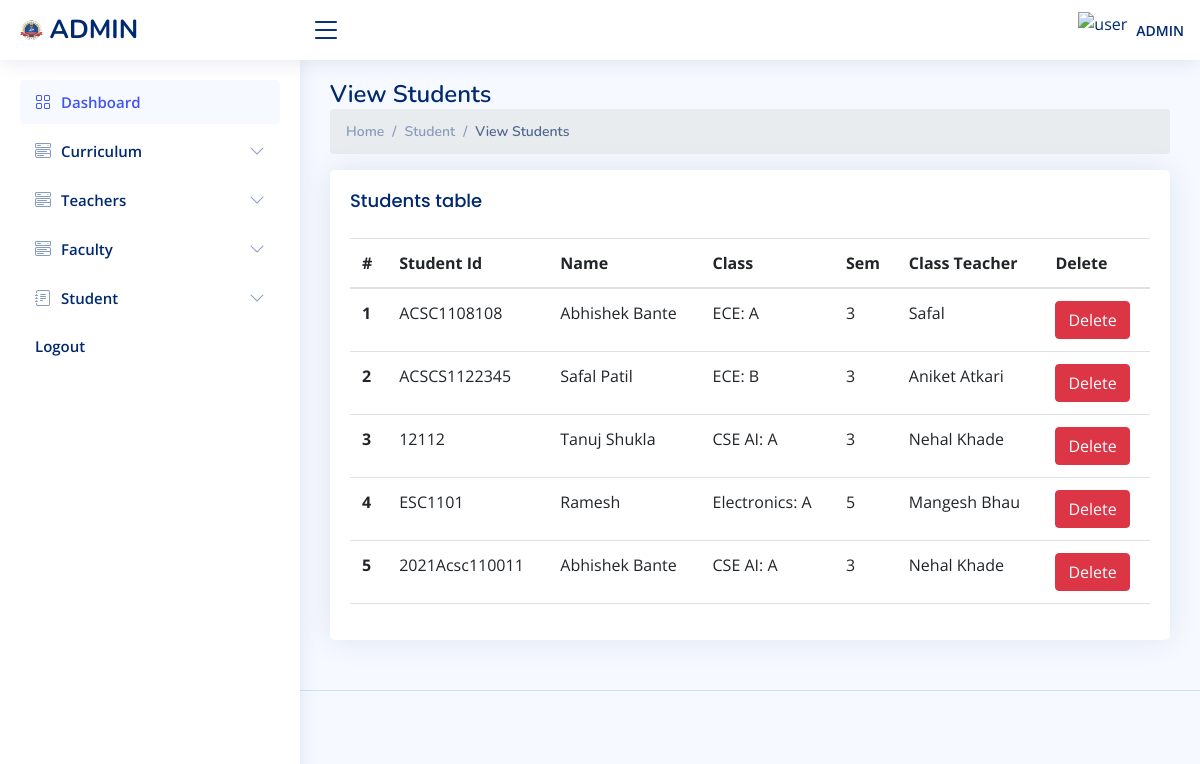
The app's page /admin/view_student.php (signed in) with its own data.
### tables this page shows
CREATE TABLE `student` (
  `id` varchar(255) NOT NULL,
  `name` text NOT NULL,
  `father_name` text NOT NULL,
  `mother_name` text NOT NULL,
  `email` text DEFAULT NULL,
  `personal_mobile` text DEFAULT NULL,
  `father_mobile` text DEFAULT NULL,
  `mother_mobile` text DEFAULT NULL,
  `address` text DEFAULT NULL,
  `birth_day` varchar(15) DEFAULT NULL,
  `gender` text DEFAULT NULL,
  `religion` text DEFAULT NULL,
  `ssc_school` text DEFAULT NULL,
  `ssc_roll` varchar(11) DEFAULT NULL,
  `ssc_board` text DEFAULT NULL,
  `ssc_year` varchar(255) NOT NULL,
  `ssc_result` double DEFAULT NULL,
  `hsc_school` text DEFAULT NULL,
  `hsc_roll` varchar(11) DEFAULT NULL,
  `hsc_board` text DEFAULT NULL,
  `hsc_year` varchar(255) NOT NULL,
  `hsc_result` double DEFAULT NULL,
  `date` varchar(25) DEFAULT NULL
);

CREATE TABLE `dept` (
  `dept_id` int(11) NOT NULL,
  `name` varchar(255) NOT NULL,
  `intake` varchar(255) NOT NULL
);

CREATE TABLE `class` (
  `class_id` int(11) NOT NULL,
  `dept` int(11) NOT NULL,
  `sec` varchar(15) NOT NULL,
  `sem` int(11) NOT NULL,
  `class_teacher` int(11) DEFAULT NULL
);

CREATE TABLE `teacher` (
  `tid` int(11) NOT NULL,
  `name` varchar(255) NOT NULL,
  `email` varchar(255) NOT NULL,
  `phone` varchar(15) NOT NULL,
  `salary` int(11) NOT NULL
);

### admin/connect/db.php (called while the page is built)
<?php
class connect{
    public $servername = "localhost";
    private $username = "root";
    private $password = "";
    private $dbname = "jit_college";
    public function dbconnect()
	{
		$db=mysqli_connect($this->servername,$this->username,$this->password,$this->dbname);
		return $db;
	}
}
?>

### admin/connect/fun.php (called while the page is built, shortened)
<?php
class fun
{
    private $db;
    function __construct($con)
    {
        $this->db = $con;
    }
   public function fetchDepartmentWithId($id){
        $sql = "SELECT * FROM `dept` WHERE `dept_id` = $id";
        $fetch = mysqli_query($this->db, $sql);
        return $fetch;
   }
   public function fetchSectionWithId($id){
     $sql = "SELECT * FROM `class` WHERE `class_id` = '$id'";
     $fetch = mysqli_query($this->db, $sql);
     return $fetch;
    }
    public function fetchTeacherWithId($id){
     $sql = "SELECT * FROM `teacher` WHERE `tid` = '$id'";
     $fetch = mysqli_query($this->db, $sql);
     return $fetch;
    }
    public function fetchAllStudent(){
          $sql = "SELECT * FROM `student` WHERE 1";
          $result = mysqli_query($this->db,$sql);
          return $result;
    }
    public function fetchStudClass($sid){
     $sql = "SELECT * FROM `stud_class` WHERE `sid` = '$sid'";
     $result = mysqli_query($this->db,$sql);
     if($result){
          $fetch = mysqli_fetch_assoc($result);
     }
     else{
          $fetch = null;
     }
     return $fetch;
    }
}
?>

### admin/view_student.php (the view, shortened to what this page needs)
<?php
  include "connect/db.php";
  include "connect/fun.php";
  $connect = new connect();
  $fun=new fun($connect->dbconnect());
  $fetch = $fun->fetchAllStudent();
?>
<!DOCTYPE html>
<html lang="en">
<head>
  <?php
  include "include/links.php";
 ?>
</head>
<body>
  <?php
  include "include/header.php";
 ?>
  <?php
  include "include/sideBar.php";
 ?>
  <main id="main" class="main">
    <div class="pagetitle">
        <h1>View Students</h1>
        <nav>
          <ol class="breadcrumb">
            <li class="breadcrumb-item"><a href="index.php">Home</a></li>
            <li class="breadcrumb-item">Student</li>
            <li class="breadcrumb-item active">View Students</li>
          </ol>
        </nav>
      </div>
      <section class="section">
        <div class="row">
          <div class="col-lg-12">
            <div class="card">
            <div class="card-body">
                <h5 class="card-title">Students table</h5>
                <div class="table-responsive">
                    <table class="table  datatable">
                        <thead>
                          <tr>
                            <th scope="col">#</th>
                            <th scope="col">Student Id</th>
                            <th scope="col">Name</th>
                            <th scope="col">Class</th>
                            <th scope="col">Sem</th>
                            <th scope="col">Class Teacher</th>
                            <th scope="col"  >Delete</th>
                          </tr>
                        </thead>
                        <tbody>
                        <?php
                            if(mysqli_num_rows($fetch)>0){
                                $sr = 1;
                                while($res = mysqli_fetch_assoc($fetch)){
                                    $class = $fun->fetchStudClass($res['id']);
                                    if($class != null){
                                      $section = $fun->fetchSectionWithId($class['class_id']);
                                      $section  = mysqli_fetch_assoc($section);
                                      $teacher = $section['class_teacher'];
                                      $teach = $fun->fetchTeacherWithId($teacher);
                                      $teacher = mysqli_fetch_assoc($teach);
                                      $dept = $section['dept'];
                                      $department = $fun->fetchDepartmentWithId($dept);
                                      $dept = mysqli_fetch_assoc($department);
                                    }
                        ?>
                          <tr>
                            <th scope="row"><?php echo $sr?></th>
                            <td><?php echo $res['id']?></td>
                            <td><?php echo $res['name']?></td>
                            <td><?php echo ($class != null)?($dept['name'].": ".$section['sec']):("Not Assigned")?></td>
                            <td><?php echo ($class != null)?($section['sem']):('Not Assigned')?></td>
                            <td><?php echo ($class != null)?((!empty($teacher['name']))?($teacher['name']):('Not Assigned')):('Not Assigned')?></td>
                            <td>
                              <a href="delete.php?stud&id=<?php echo $res['id']?>" class="btn  btn-danger">Delete</a>
                            </td>
                          </tr>
                         <?php
                            $sr++;
                            }
                        }
                         ?>
                        </tbody>
                      </table>
                </div>
              </div>
            </div>
          </div>
        </div>
      </section>
  </main>
  <?php
  include "include/footer.php";
 ?>
</body>
</html>

### admin/assets/css/style.css (style rules this page uses)
:root { scroll-behavior: smooth; }
body { font-family: "Open Sans", sans-serif; background: #f6f9ff; color: #444444; }
a { color: #4154f1; text-decoration: none; }
h1, h2, h3, h4, h5, h6 { font-family: "Nunito", sans-serif; }
#main { margin-top: 60px; padding: 20px 30px; transition: all 0.3s; }
.pagetitle { margin-bottom: 10px; }
.pagetitle h1 { font-size: 24px; margin-bottom: 0; font-weight: 600; color: #012970; }
.card { margin-bottom: 30px; border: none; border-radius: 5px; box-shadow: 0px 0 30px rgba(1, 41, 112, 0.1); }
.card-title { padding: 20px 0 15px 0; font-size: 18px; font-weight: 500; color: #012970; font-family: "Poppins", sans-serif; }
.card-body { padding: 0 20px 20px 20px; }
.breadcrumb { font-size: 14px; font-family: "Nunito", sans-serif; color: #899bbd; font-weight: 600; }
.breadcrumb a { color: #899bbd; transition: 0.3s; }
.breadcrumb .breadcrumb-item::before { color: #899bbd; }
.breadcrumb .active { color: #51678f; font-weight: 600; }
@media (min-width: 1200px) { #main, #footer { margin-left: 300px; } }

### records on screen
student: id "ACSC1108108", name "Abhishek Bante", dept.name "ECE", class.sec "A", class.sem "3", teacher.name "Safal"
student: id "ACSCS1122345", name "Safal Patil", dept.name "ECE", class.sec "B", class.sem "3", teacher.name "Aniket Atkari"
student: id "12112", name "Tanuj Shukla", dept.name "CSE AI", class.sec "A", class.sem "3", teacher.name "Nehal Khade"
student: id "ESC1101", name "Ramesh", dept.name "Electronics", class.sec "A", class.sem "5", teacher.name "Mangesh Bhau"
student: id "2021Acsc110011", name "Abhishek Bante", dept.name "CSE AI", class.sec "A", class.sem "3", teacher.name "Nehal Khade"
